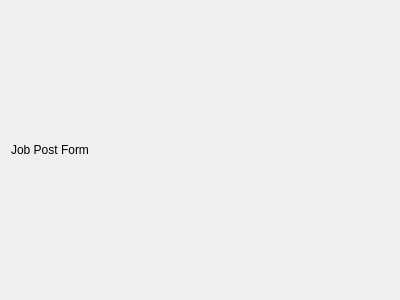
<?xml version="1.0" encoding="UTF-8"?>
<ui version="4.0">
 <class>JobPostForm</class>
 <widget class="QDialog" name="JobPostForm">
  <property name="geometry">
   <rect>
    <x>0</x>
    <y>0</y>
    <width>400</width>
    <height>300</height>
   </rect>
  </property>
  <property name="windowTitle">
   <string>Post a Job</string>
  </property>
  <layout class="QVBoxLayout" name="verticalLayout">
   <item>
    <widget class="QLabel" name="placeholderLabel">
     <property name="text">
      <string>Job Post Form</string>
     </property>
    </widget>
   </item>
  </layout>
 </widget>
 <resources/>
 <connections/>
</ui>
